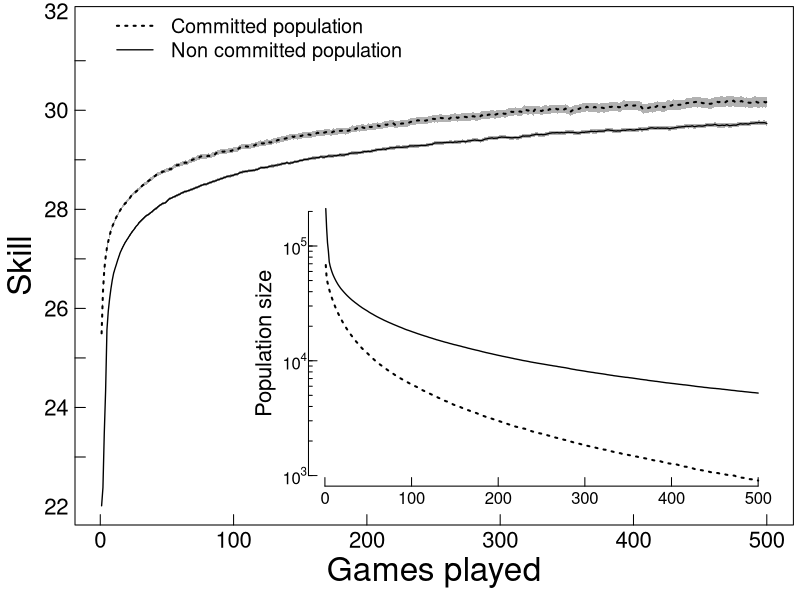

This figure's R source:
oldpar <- par(no.readonly = TRUE)
oldwd <- getwd()
this.dir <- dirname(parent.frame(2)$ofile)
setwd(this.dir)
nombre.R <-  sys.frame(1)$ofile
require(tools)
nombre <- print(file_path_sans_ext(nombre.R))
pdf(paste0(nombre,".pdf"))

par(mar=c(3.75,3.75,.33,.33))

alpha = 0.05

lsc <- read.csv("data/learningskill_comprometidos.csv", header =T)

rn.max <-which(lsc[,"count"]<=1000)[1]
rn.max<-500

lsc <- lsc[1:rn.max,]
nn.c <- lsc[,4]
zz.c <- 2#qt(1 - alpha/2, nn.c - 1)
aa.c <- lsc[,2]  - zz.c * lsc[,3] /sqrt(nn.c)
bb.c <- lsc[,2]  + zz.c * lsc[,3] /sqrt(nn.c)

ls <- read.csv("data/learningskill_noComprometidos.csv", header =T)
ls <- ls[1:rn.max,]
nn <- ls[,4]
zz <- 2#qt(1 - alpha/2, nn - 1)
aa <- ls[,2] - zz * ls[,3]/sqrt(nn)
bb <- ls[,2] + zz * ls[,3]/sqrt(nn)

lst89 <- read.csv("data/learningskill_pteam89.csv", header =T)
lst89 <- lst89[1:rn.max,]
nn.89 <- lst89[,"count"] 
zz.89 <- 2#qt(1 - alpha/2, nn.89 - 1)
aa.89 <- lst89[,"avg"]  - zz.89 * lst89[,"stddev_pop"] /sqrt(nn.89)
bb.89 <- lst89[,"avg"]  + zz.89 * lst89[,"stddev_pop"] /sqrt(nn.89)

lst01 <- read.csv("data/learningskill_pteam10.csv", header =T)
lst01 <- lst01[1:rn.max,]
nn.01 <- lst01[,"count"] 
zz.01 <- 2#qt(1 - alpha/2, nn.01 - 1)
aa.01 <- lst01[,"avg"]  - zz.01 * lst01[,"stddev_pop"] /sqrt(nn.01)
bb.01 <- lst01[,"avg"]  + zz.01 * lst01[,"stddev_pop"] /sqrt(nn.01)

lst45 <- read.csv("data/learningskill_pteam45.csv", header =T)
lst45 <- lst45[1:rn.max,]
nn.45 <- lst45[,"count"] 
zz.45 <- 2#qt(1 - alpha/2, nn.45 - 1)
aa.45 <- lst45[,"avg"]  - zz.45 * lst45[,"stddev_pop"] /sqrt(nn.45)
bb.45 <- lst45[,"avg"]  + zz.45 * lst45[,"stddev_pop"] /sqrt(nn.45)

y.max <- max(bb.89,na.rn=T)
y.min <- min(c(min(lst01[,2], na.rm = T),min(lst45[,2], na.rm = T), min(lst89[,2], na.rm = T)
               ,min(lsc[,2], na.rm = T),min(ls[,2], na.rm = T)))



plot(ls[,1],ls[,2],ylab="",xlab = "",col="white", ylim=c(y.min, y.max),axes=F)
mtext("Skill", side=2, line=2,cex = 2)
mtext("Games played", side=1, line=2,cex = 2)
#mtext("Population: all players. Subpopulation: players with all game finished", side=1, line=3, cex=0.85)
lines(ls[,2],lwd=1.33)
lines(lsc[,2],lty=3,lwd=2)
box()
y.at =seq(ceiling(y.min), floor(y.max))
x.at = seq(0,500,by=100)
axis(lwd=0,lwd.ticks=1,side=2, at=y.at,labels=NA,cex.axis=0.6,tck=0.02)
axis(lwd=0,lwd.ticks=1,side=1, at=x.at,labels=NA,cex.axis=0.6,tck=0.02)
axis(lwd=0,side=2,las=1,cex.axis=1.33,line=-0.66)
#axis(lwd=0,side=2, at=round(seq(ys.min,ys.max,length.out = 4),2),line=-0.5,cex.axis=0.6) 
axis(lwd=0,side=1, line=-0.66,cex.axis=1.33) 


polygon(c(ls[,1],rev(ls[,1])),
        c(aa, rev(bb)), 
        col = rgb(0, 0, 0, 0.3), border=F)
polygon(c(lsc[,1] ,rev(lsc[,1] )),
        c(aa.c, rev(bb.c)), 
        col = rgb(0, 0, 0, 0.3),lty=2, border=F)

par(xpd=TRUE)
legend(-1,y.max+(y.max-y.min)*(0.05),
       c("Committed population",
         "Non committed population"),
       lty=c(3,1),
       lwd=c(2,1.33),cex=1.2, box.lty=0, bg="transparent")



plotdim <- par("plt")
xleft    = plotdim[1] + (plotdim[2] - plotdim[1]) * 0.325
xright   = plotdim[2] - (plotdim[2] - plotdim[1]) * 0.025
ybottom  = plotdim[3] + (plotdim[4] - plotdim[3]) * 0.075  #
ytop     = plotdim[4] - (plotdim[4] - plotdim[3]) * 0.375
region <-c(xleft,xright,ybottom,ytop)
# add inset
par(fig = region, mar=c(0,0,0,0), new=TRUE)

ys.max <- max(log(ls[,4][ls[,1]<=rn.max],10))
ys.min <- min(log(lsc[,4],10))

plot(ls[,1][ls[,1]<=rn.max],log(ls[,4][ls[,1]<=rn.max],10), lty=1, type="l", cex.axis=0.7
     ,ylab="",ann=F,ylim=c(signif(ys.min,2),signif(ys.max,2)),
     axes=F ,lwd=1.33)
#axis(labels=NA, side=2, 
#     at=log(seq(1,ceiling((10^ys.max)/10000)*10000,by = 10),10),
#     cex.axis=0.6,tck=-0.01) 

at.y <- log(outer(1:9, 10^(floor(ys.min):ceiling(ys.max))),10)
lab.y <- ifelse(at.y %% 1 == 0, at.y, NA)[1,]
lab.y <- lab.y[lab.y>=signif(ys.min,2) & lab.y<=signif(ys.max,2)]
labels <- sapply(lab.y,function(i)
  as.expression(bquote(10^ .(i)))
)

at.y <- c(at.y)[c(at.y)<=signif(ys.max) & c(at.y)>=signif(ys.min)]


axis(side=2, at=at.y, labels=NA,cex.axis=0.6,tck=0.0133)
axis(lwd=0,lwd.ticks=1,side=2, at=lab.y, labels=NA,cex.axis=0.6,tck=0.03)
axis(lwd=0,side=2, at=lab.y, labels=labels,las=1,cex.lab=0.6,tck=0.08,line=-0.9)
#axis(lwd=0,side=2, at=round(seq(ys.min,ys.max,length.out = 4),2),line=-0.5,cex.axis=0.6) 
axis(labels=NA, side=1,cex.axis=0.6,tck=0.03) 
axis(lwd=0,side=1, line=-0.9,cex.lab=0.6) 

mtext(side=2,"Population size", line=1.66,cex=1.33)

lines(lsc[,1] ,log(lsc[,4],10) , lty=3,lwd=2)



dev.off()
setwd(oldwd)
par(oldpar, new=F)
